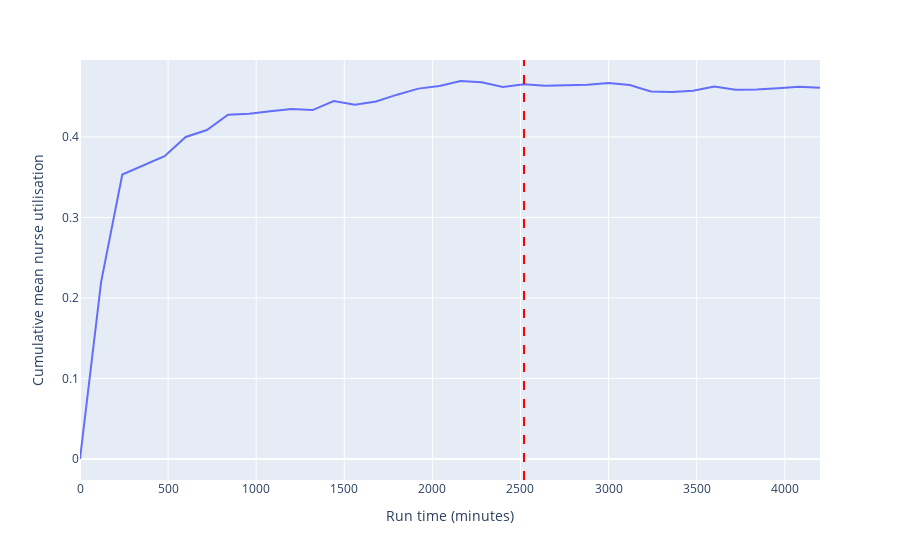
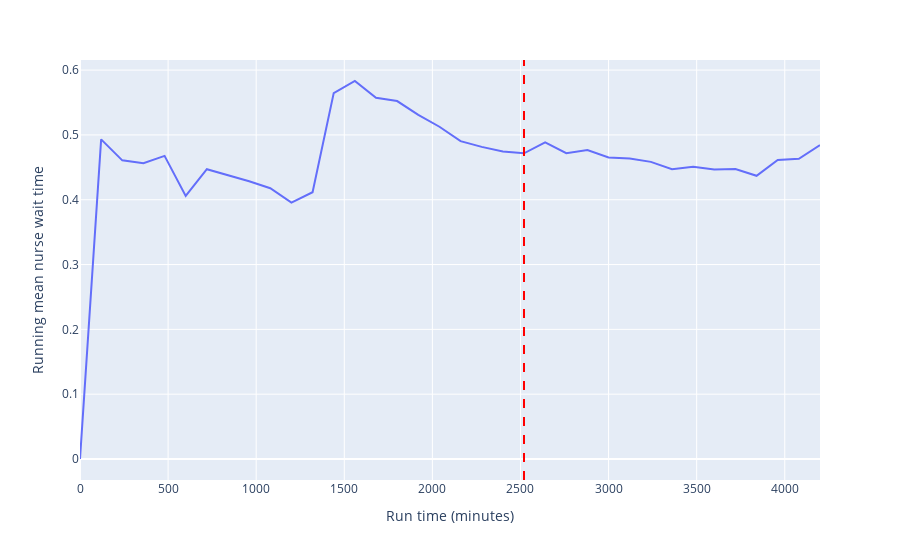

The notebook cell these images were saved under, in order:
### Markdown cell above
Having run the model for three days, it appears to reach a steady state at around 2500 minutes.

### Code cell
time_series_inspection(data_collection_period=1440*3, warm_up=2520)

### Figure 1 — Plotly figure (JSON) as saved in the notebook; plotly's stock layout.template omitted (floating-point values rounded to 4 significant figures)
{"data": [{"hovertemplate": "variable=0<br>simulation_time=%{x}<br>value=%{y}<extra></extra>", "legendgroup": "0", "line": {"color": "#636efa", "dash": "solid"}, "marker": {"symbol": "circle"}, "mode": "lines", "name": "0", "orientation": "v", "showlegend": true, "type": "scatter", "x": [0, 120, 240, 360, 480, 600, 720, 840, 960, 1080, 1200, 1320, 1440, 1560, 1680, 1800, 1920, 2040, 2160, 2280, 2400, 2520, 2640, 2760, 2880, 3000, 3120, 3240, 3360, 3480, 3600, 3720, 3840, 3960, 4080, 4200], "xaxis": "x", "y": [0, 0.22, 0.3533, 0.365, 0.376, 0.4, 0.4086, 0.4275, 0.4289, 0.432, 0.4345, 0.4333, 0.4446, 0.44, 0.444, 0.4525, 0.46, 0.4633, 0.4695, 0.468, 0.4619, 0.4655, 0.4635, 0.4642, 0.4648, 0.4669, 0.4644, 0.4564, 0.4559, 0.4573, 0.4626, 0.4587, 0.4588, 0.4606, 0.4623, 0.4611], "yaxis": "y"}], "layout": {"legend": {"title": {"text": "variable"}, "tracegroupgap": 0}, "margin": {"t": 60}, "shapes": [{"line": {"color": "red", "dash": "dash"}, "type": "line", "x0": 2520, "x1": 2520, "xref": "x", "y0": 0, "y1": 1, "yref": "y domain"}], "showlegend": false, "xaxis": {"anchor": "y", "domain": [0, 1], "title": {"text": "Run time (minutes)"}}, "yaxis": {"anchor": "x", "domain": [0, 1], "title": {"text": "Cumulative mean nurse utilisation"}}}}

### Figure 2 — Plotly figure (JSON) as saved in the notebook; plotly's stock layout.template omitted (floating-point values rounded to 4 significant figures)
{"data": [{"hovertemplate": "variable=0<br>simulation_time=%{x}<br>value=%{y}<extra></extra>", "legendgroup": "0", "line": {"color": "#636efa", "dash": "solid"}, "marker": {"symbol": "circle"}, "mode": "lines", "name": "0", "orientation": "v", "showlegend": true, "type": "scatter", "x": [0, 120, 240, 360, 480, 600, 720, 840, 960, 1080, 1200, 1320, 1440, 1560, 1680, 1800, 1920, 2040, 2160, 2280, 2400, 2520, 2640, 2760, 2880, 3000, 3120, 3240, 3360, 3480, 3600, 3720, 3840, 3960, 4080, 4200], "xaxis": "x", "y": [0, 0.4931, 0.4607, 0.4563, 0.4676, 0.4059, 0.447, 0.438, 0.4285, 0.4177, 0.3955, 0.4116, 0.5644, 0.5832, 0.5572, 0.5522, 0.531, 0.5126, 0.4904, 0.4815, 0.4743, 0.4716, 0.4884, 0.4719, 0.4767, 0.4651, 0.4636, 0.4584, 0.4471, 0.451, 0.4466, 0.4473, 0.4369, 0.4614, 0.4632, 0.4842], "yaxis": "y"}], "layout": {"legend": {"title": {"text": "variable"}, "tracegroupgap": 0}, "margin": {"t": 60}, "shapes": [{"line": {"color": "red", "dash": "dash"}, "type": "line", "x0": 2520, "x1": 2520, "xref": "x", "y0": 0, "y1": 1, "yref": "y domain"}], "showlegend": false, "xaxis": {"anchor": "y", "domain": [0, 1], "title": {"text": "Run time (minutes)"}}, "yaxis": {"anchor": "x", "domain": [0, 1], "title": {"text": "Running mean nurse wait time"}}}}
